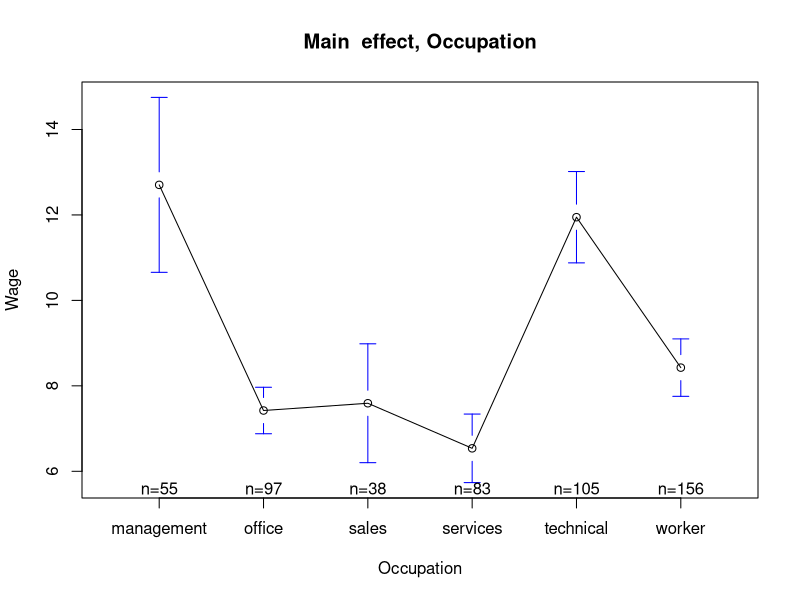
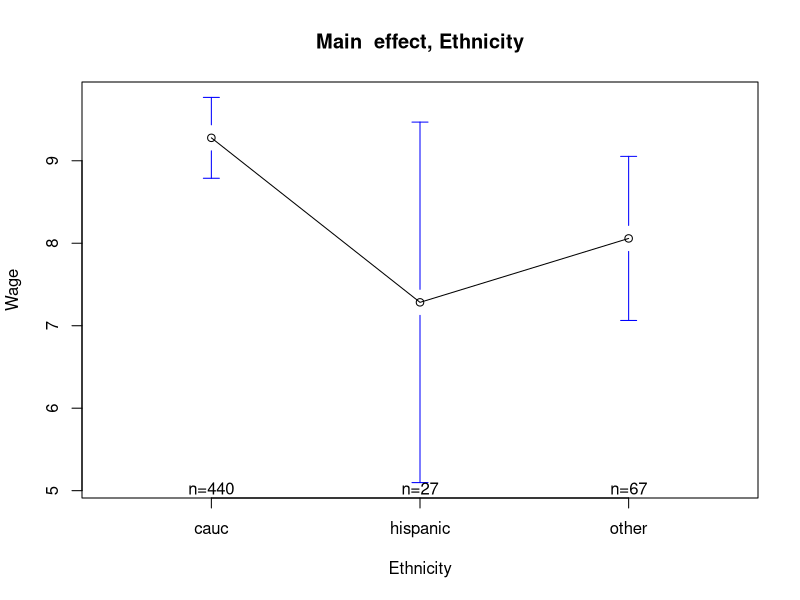
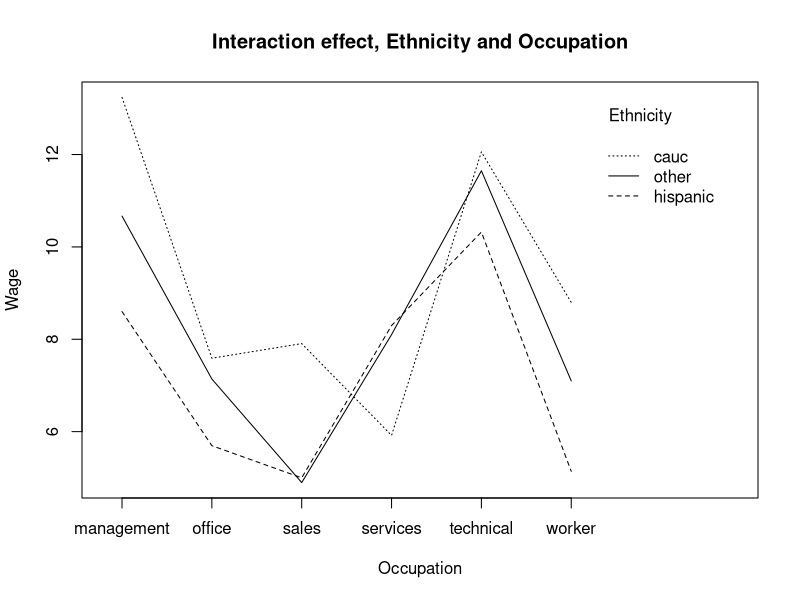

The R source for these figures, in order:
## ---- chunk 1
Wage=read.csv('Wage.csv');
library(gplots)
library(lme4)
attach(Wage)
??lme4
## ---- chunk 2

dim(Wage) # 534 instances (employees) by 3 features
which(is.na(Wage)) #no missing values
str(Wage)


table(Wage$ethn)
table(Wage$occ)


## ---- chunk 3


# Main effect plot for ingredient 1
plotmeans(wage~occupation,data=Wage,xlab="Occupation",ylab="Wage", main="Main  effect, Occupation") 
# Main effect plot for ingredient 2
plotmeans(wage~ethnicity,data=Wage,xlab="Ethnicity",ylab="Wage", main="Main  effect, Ethnicity") 
#Interaction plot
interaction.plot(Wage$occup, Wage$ethnicity, Wage$wage, main="Interaction effect, Ethnicity and Occupation", xlab="Occupation",ylab="Wage", trace.label =  "Ethnicity", xtick = T)

## ---- chunk 4
anova.1 = aov(wage~as.factor(ethnicity)*as.factor(occupation), data = Wage )
anova.1$coeff
summary(anova.1)
## ---- chunk 5

round(summary(anova.1)[[1]][2,4],digits=3)

## ---- chunk 6
qf(0.99, 2,516 )

## ---- chunk 7
lm1=lmer(wage~as.factor(ethnicity)+(1|factor(occupation)),data=Wage)

sm=summary(lm1)
#6.205 
sm
## ---- chunk 8
6.205/(6.205+21.760)

## ---- chunk 9
sessionInfo()
